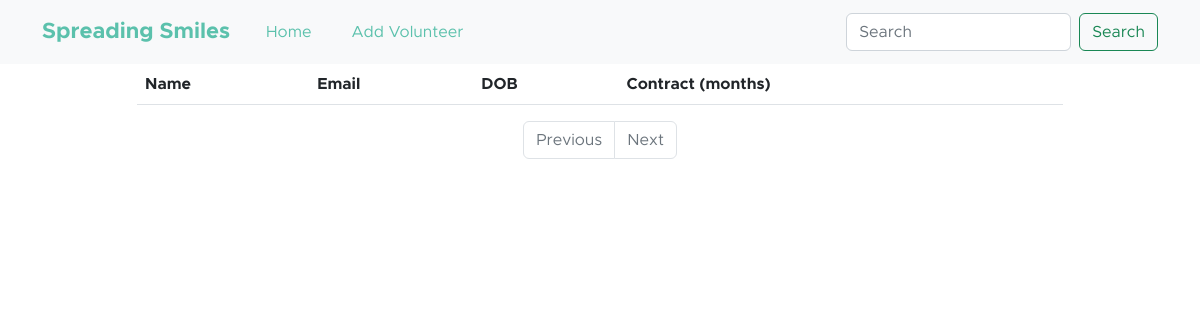
Before: /all_volunteers with the older database file.
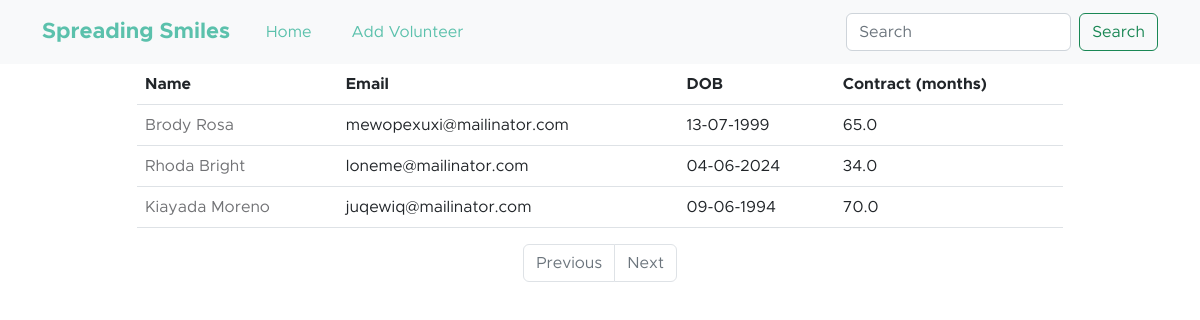
After: the same page with the newer database file.
### main_app/models.py (models this page shows, shortened)
class Volunteers(models.Model):
    name = models.CharField(max_length=40)
    email = models.EmailField(unique=True)
    dob = models.DateField(null=True)
    salary = models.DecimalField(max_digits=6, decimal_places=1)#67000.58
    disabled = models.BooleanField(default= False)
    profile = models.ImageField(upload_to=unique_img_name, null=True ,default = 'employees/employee.png' )
    created_at = models.DateTimeField(auto_now_add=True, null=True)#once during creation
    updated_at = models.DateTimeField(auto_now=True, null=True)#every time an update happens

### main_app/views.py (the view)
# urls.py: path('all_volunteers', views.all_volunteers, name="all_volunteers"),
def all_volunteers(request):
     volunteer = Volunteers.objects.all()
     paginator = Paginator(volunteer, 30)
     page_number = request.GET.get("page")
     data = paginator.get_page(page_number)
     return render(request, "All_volunteers.html",{"volunteer": data} )

### main_app/templates/All_volunteers.html (shortened to what this page needs)
{% extends "layouts/All_volunteers_nav.html" %}
{% load static %}
{% load humanize %}
{% block content %}
<div class="container">
    <div class="row justify-content-center">
        <div class="col-sm-12 col-lg-10 col-md-8">
            <table class="table">
                <thead>
                <tr>
                    <th>Name</th>
                    <th>Email</th>
                    <th>DOB</th>
                    <th>Contract (months)</th>
                </tr>
                </thead>
                <tbody>
                {% for volunteer in volunteer %}
                    <tr>
                        <td>
                            <a href="{% url 'details' emp_id=volunteer.id %}">{{ volunteer.name | title }}</a>
                        </td>
                        <td>{{ volunteer.email }}</td>
                        <td>{{ volunteer.dob | date:'d-m-Y' }}</td>
                        <td>{{ volunteer.salary  | intcomma }}</td>
                    </tr>
                {% endfor %}
                </tbody>
            </table>
            <nav aria-label="Page navigation example">
                <ul class="pagination justify-content-center">
                    {% if employees.has_previous %}
                        <li class="page-item">
                            <a class="page-link" href='?page={{ employees.previous_page_number }}'>Previous</a>
                        </li>
                    {% else %}
                        <li class="page-item disabled">
                            <a class="page-link" href='' tabindex="-1" aria-disabled="True">Previous</a>
                        </li>
                    {% endif %}
                    {% if employees.has_next %}
                        <li class="page-item">
                            <a class="page-link" href='?page={{ employees.next_page_number }}'>Next</a>
                        </li>
                    {% else %}
                        <li class="page-item disabled">
                            <a class="page-link" href='' tabindex="-1" aria-disabled="True">Next</a>
                        </li>
                    {% endif %}
                </ul>
            </nav>
        </div>
    </div>
</div>
{% endblock content %}

Changed rows visible on the page:
added Volunteers: name "Brody Rosa", email "mewopexuxi@mailinator.com", dob "13-07-1999", salary "65.0"
added Volunteers: name "Rhoda Bright", email "loneme@mailinator.com", dob "04-06-2024", salary "34.0"
added Volunteers: name "Kiayada Moreno", email "juqewiq@mailinator.com", dob "09-06-1994", salary "70.0"
